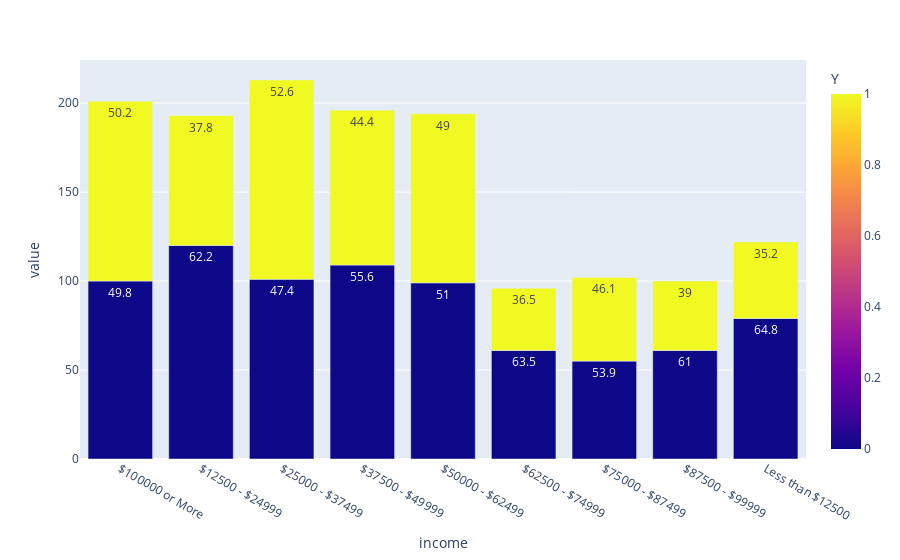

The cell this chart's notebook holds for it:
### Markdown cell above
Drivers who are single or have a parner (unmarried) have the highest acceptance rate for restaurant coupons.

### Code cell
df_rest_inc = df_rest.groupby(['income', 'Y']).size().reset_index()
df_rest_inc['percentage'] = df_rest.groupby(['income', 'Y']).size().groupby(level=0).apply(lambda x: round(100 * x / float(x.sum()),1)).values
df_rest_inc.columns = ['income', 'Y', 'Counts', 'Percentage']

px.bar(df_rest_inc, x='income', y=['Counts'], color='Y', text=df_rest_inc['Percentage'])

### Figure 1 — Plotly figure (JSON) as saved in the notebook; plotly's stock layout.template omitted (floating-point values rounded to 4 significant figures)
{"data": [{"alignmentgroup": "True", "hovertemplate": "income=%{x}<br>value=%{y}<br>Percentage=%{text}<br>Y=%{marker.color}<extra></extra>", "legendgroup": "", "marker": {"color": [0, 1, 0, 1, 0, 1, 0, 1, 0, 1, 0, 1, 0, 1, 0, 1, 0, 1], "coloraxis": "coloraxis", "pattern": {"shape": ""}}, "name": "", "offsetgroup": "", "orientation": "v", "showlegend": false, "text": [49.8, 50.2, 62.2, 37.8, 47.4, 52.6, 55.6, 44.4, 51, 49, 63.5, 36.5, 53.9, 46.1, 61, 39, 64.8, 35.2], "textposition": "auto", "type": "bar", "x": ["$100000 or More", "$100000 or More", "$12500 - $24999", "$12500 - $24999", "$25000 - $37499", "$25000 - $37499", "$37500 - $49999", "$37500 - $49999", "$50000 - $62499", "$50000 - $62499", "$62500 - $74999", "$62500 - $74999", "$75000 - $87499", "$75000 - $87499", "$87500 - $99999", "$87500 - $99999", "Less than $12500", "Less than $12500"], "xaxis": "x", "y": [100, 101, 120, 73, 101, 112, 109, 87, 99, 95, 61, 35, 55, 47, 61, 39, 79, 43], "yaxis": "y"}], "layout": {"barmode": "relative", "coloraxis": {"colorbar": {"title": {"text": "Y"}}, "colorscale": [[0, "#0d0887"], [0.1111, "#46039f"], [0.2222, "#7201a8"], [0.3333, "#9c179e"], [0.4444, "#bd3786"], [0.5556, "#d8576b"], [0.6667, "#ed7953"], [0.7778, "#fb9f3a"], [0.8889, "#fdca26"], [1, "#f0f921"]]}, "legend": {"tracegroupgap": 0}, "margin": {"t": 60}, "xaxis": {"anchor": "y", "domain": [0, 1], "title": {"text": "income"}}, "yaxis": {"anchor": "x", "domain": [0, 1], "title": {"text": "value"}}}}
